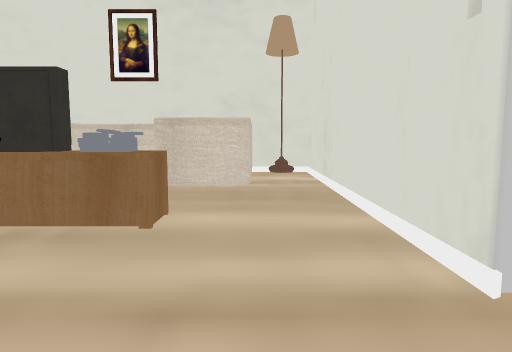
View 1 (above)

21 first-person views from a walk through a scene from a Unity 3-D project. The camera is 1.2 m above the floor, tilts 6° down and sees 70° across. The floor is counted in squares, 1 m on a side. Each view is taken from the middle of a square. On the plan, view 1 faces up. The plan holds only what a view shows up to about 15 squares ahead; the rest is blank. The place goes on beyond the plan. Some animated figures are not drawn. Door leaves are left out, so doorways stand open. Some surface patterns are stand-ins.

View 2
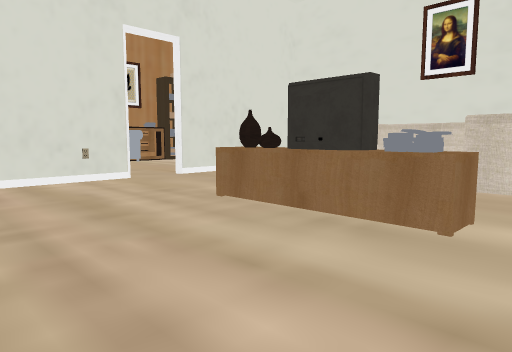

View 3
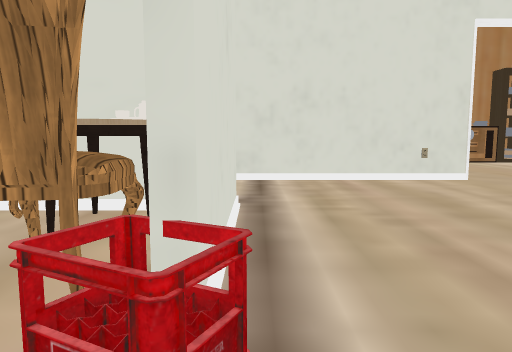

View 4
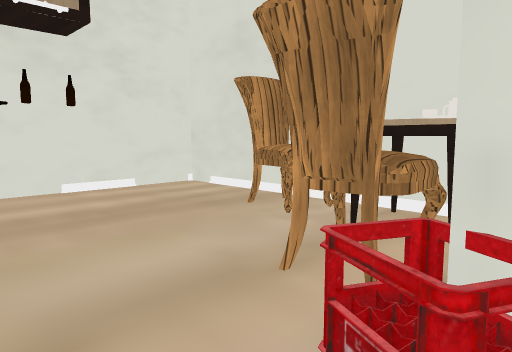

View 5
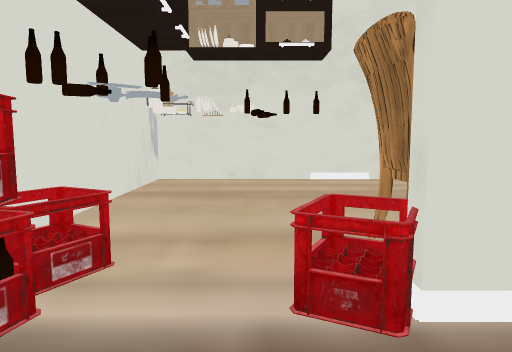

View 6
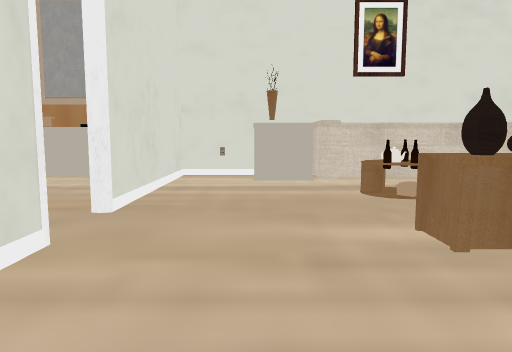

View 7
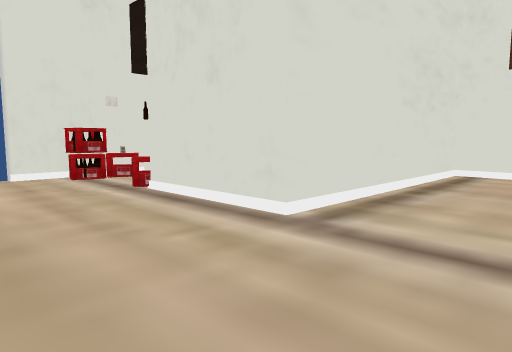

View 8
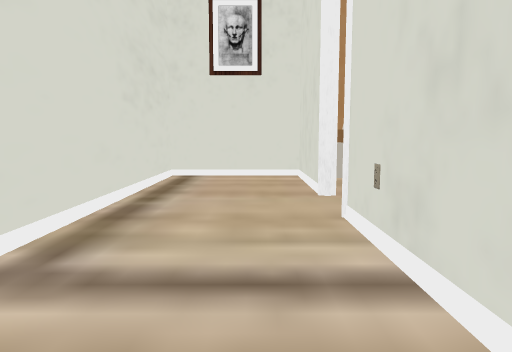

View 9
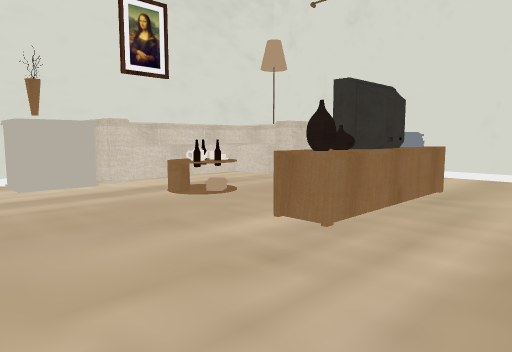

View 10
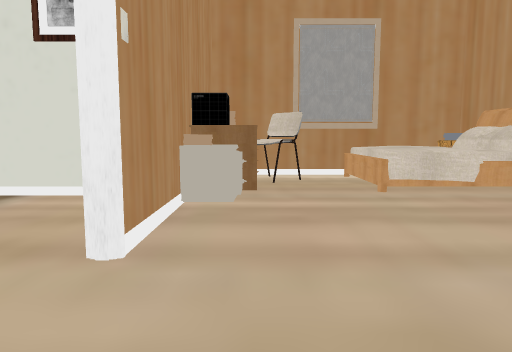

View 11
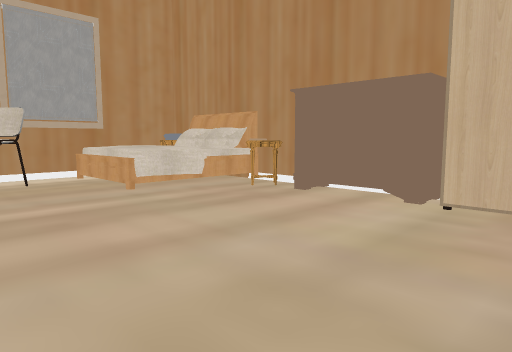

View 12
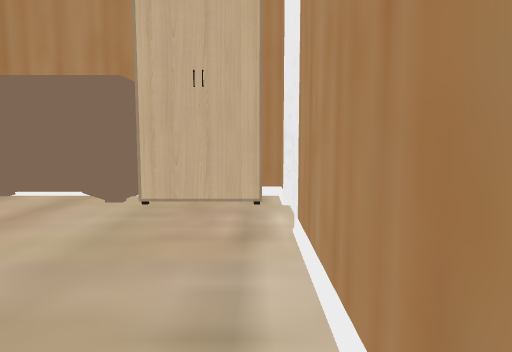

View 13
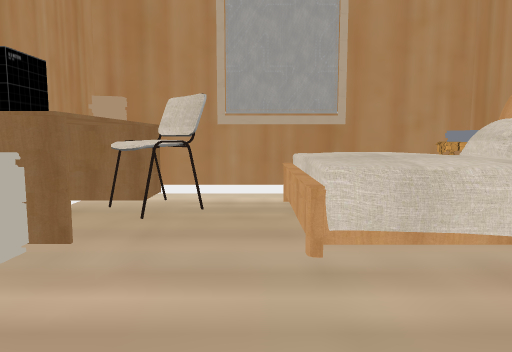

View 14
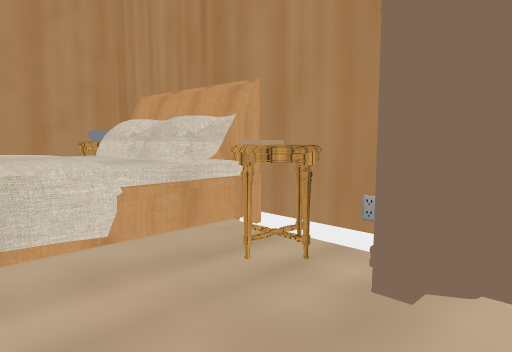

View 15
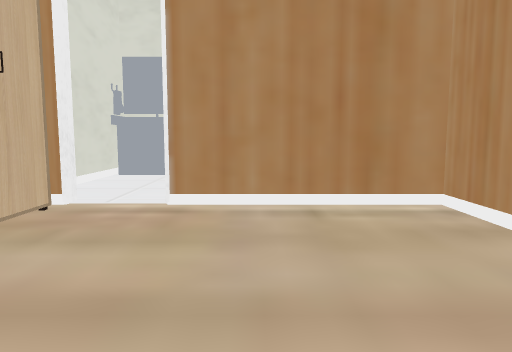

View 16
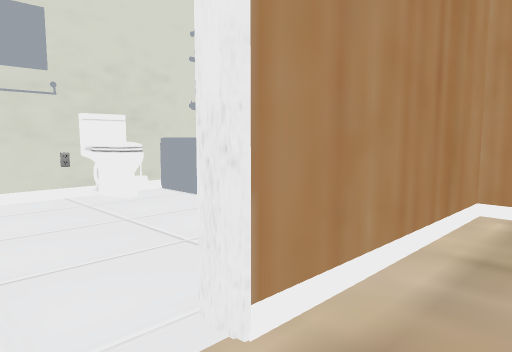

View 17
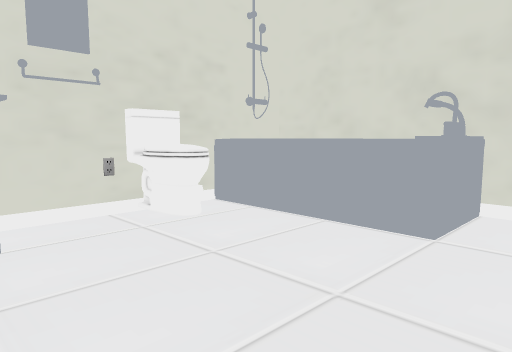

View 18
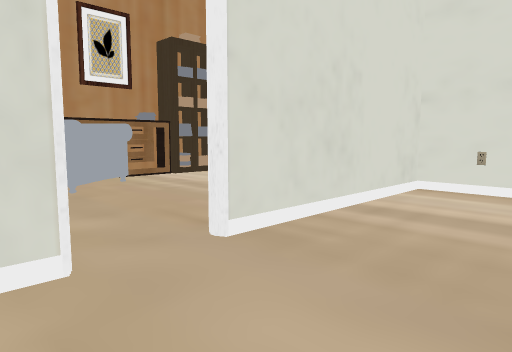

View 19
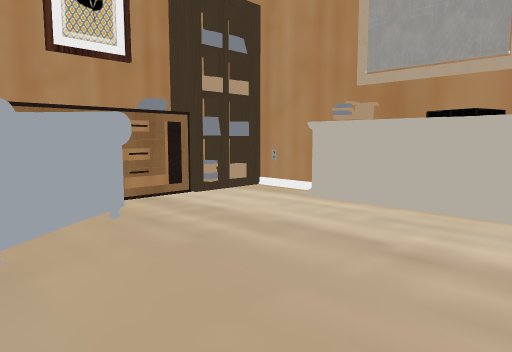

View 20
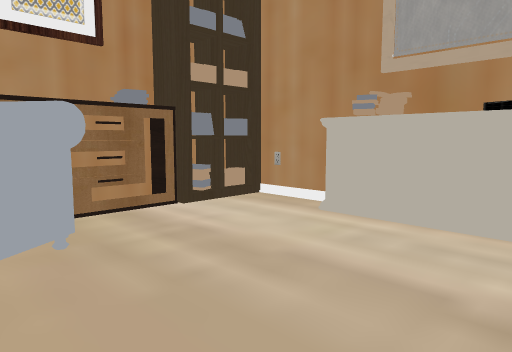

View 21
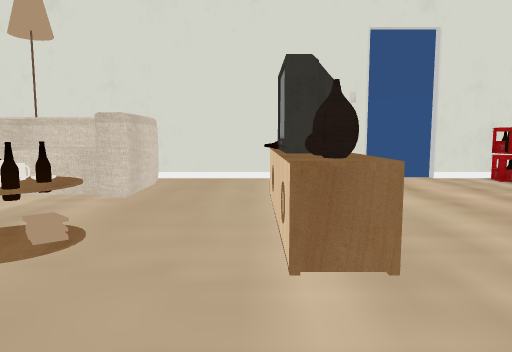

### Floor plan
Points are (right, up) in squares from view 1. A wall is a line through its corners. A room is listed if a view was taken in it or the views show most of it. See-through windows are left out.
Room 1 (views 1, 2, 3, 4, 5, 6, 7, 8, 9, 18, 21)
walls: (-6, -2.8) (-6, -4); (1.8, 2.6) (1.8, 12.8) (-0.1, 12.8); (-6, -5.9) (-6, -9.6) (1.8, -9.6) (1.8, 0.8); (-10.4, 5.1) (-10.4, -3.5); (-0.3, 8.3) (-2.3, 8.3) (-2.3, 10.6); (-10.4, -5.5) (-10.4, -9.6) (-6.3, -9.6) (-6.3, -1.3) (-2.4, -1.3); (-0.7, 9.6) (-0.7, 12.1) (-2, 12.2); (-4.3, 12.2) (-5.5, 12.3); (-2.5, 12.2) (-3.8, 12.2); (-0.8, 12.8) (-10.4, 12.8) (-10.4, 6.7)
low walls: (-5.4, 4.6) (-5.9, 4.6) (-5.9, 5.7) (-2.6, 5.7); (-2.4, 4.6) (-3.6, 4.6); (-2.5, 5.7) (-1.5, 5.7); (-2.3, 10.6) (-5.6, 10.6)
ways out: open door at (-10.5, -4.5) to room 2; opening at (-10, 2.5) to room 3; open door at (-10, 5.5) to room 4; gap at (2, 2)
objects: other object (-8, 11) to (-6, 12); other object (-6, 8) to (-5, 9); other object (-5, -5) to (-4, -4); other object (-5, -3) to (-4, -2); other object (-5, -2); other object (-5, 5); other object (-5, 9); other object (-5, 10); other object (-4, -3); other object (-4, 5); other object (-4, 9); other object (-3, -3) to (-2, -2); other object (-2, -2) to (-1, -1); other object (-2, 5); other object (-1, -9); other object (0, -9); other object (0, -2) to (1, -2); other object (1, -9); other object (1, -8); other object (1, -5); other object (1, -1); other object (1, 0)
Room 2 (views 10, 11, 12, 13, 14, 15, 16)
walls: (-10.6, -8.2) (-10.6, -5.5); (-18.6, -7.7) (-18.6, -9.5); (-18.5, -4.4) (-17.5, -4.4) (-17.5, -7.4); (-10.6, -3.2) (-10.6, -1.5) (-15.7, -1.5); (-18.6, -12.7) (-18.6, -13.8) (-11.2, -13.8); (-17.5, -1.5) (-18.6, -1.5) (-18.6, -1.9)
ways out: open door at (-10.5, -4.5) to room 1; opening at (-16.5, -1) to room 3
objects: other object (-18, -13); other object (-18, -12); other object (-18, -12) to (-15, -9); other object (-18, -9); other object (-18, -9) to (-17, -8); other object (-18, -4); other object (-18, -2); other object (-13, -12) to (-12, -11); other object (-12, -13) to (-11, -10); other object (-12, -10) to (-11, -9); other object (-11, -13); other object (-11, -9)
Room 3 (view 17)
walls: (-16.1, 3.4) (-18.5, 3.4); (-15.7, -1.5) (-15.7, -1); (-10.6, 0) (-10.6, 1.2); (-10.6, 4.6) (-16.1, 4.6); (-17.5, -1) (-17.5, -1.5); (-18.6, 4.1) (-18.6, 1.1)
ways out: opening at (-10, 2.5) to room 1; opening at (-16.5, -1) to room 2
objects: other object (-14, 3) to (-14, 4); other object (-12, 1) to (-11, 4)
Room 4 (views 19, 20)
walls: (-15.6, 8.1) (-16.7, 7.2); (-16, 8.5) (-14.5, 6.4); (-11.9, 11.8) (-13.5, 11.8); (-17.7, 9.5) (-17.7, 7.4); (-12.2, 12.4) (-12.4, 11.7) (-13.2, 11.9); (-14.9, 12.8) (-17.6, 12.8); (-12.1, 12.8) (-14.6, 12.8); (-18.6, 12.6) (-18.6, 9.1)
low walls: (-15.9, 8.2) (-15.4, 7.7)
ways out: open door at (-10, 5.5) to room 1; open door at (-18, 8.5)
objects: other object (-18, 10); other object (-18, 11); other object (-18, 12); other object (-15, 12) to (-14, 12)

Where each view was taken, in squares from view 1:
view 1: 0 up, 0 right, facing up
view 2: 0 up, 0 right, facing up-left
view 3: 1 down, 0 right, facing left
view 4: 1 down, 0 right, facing down-left
view 5: 1 up, 1 left, facing down
view 6: 1 up, 8 left, facing up
view 7: 3 up, 10 left, facing down-right
view 8: 2 up, 9 left, facing down
view 9: 2 up, 10 left, facing up-right
view 10: 2 down, 12 left, facing down
view 11: 2 down, 11 left, facing down-left
view 12: 2 down, 11 left, facing left
view 13: 6 down, 14 left, facing down
view 14: 6 down, 15 left, facing down-left
view 15: 8 down, 14 left, facing up
view 16: 3 down, 17 left, facing up-right
view 17: 1 down, 17 left, facing up-right
view 18: 4 up, 7 left, facing up-left
view 19: 6 up, 11 left, facing up-left
view 20: 7 up, 12 left, facing up-left
view 21: 6 up, 9 left, facing right
